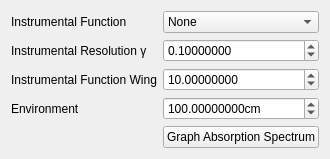
                    <widget class="QWidget" name="absorption">
                        <property name="autoFillBackground">
                            <bool>false</bool>
                        </property>
                        <attribute name="title">
                            <string>Absorption Spectrum</string>
                        </attribute>
                        <layout class="QGridLayout" name="gridLayout_13">
                            <item row="0" column="0">
                                <layout class="QGridLayout" name="gridLayout_14">
                                    <item row="0" column="0">
                                        <layout class="QFormLayout" name="formLayout_6">
                                            <property name="sizeConstraint">
                                                <enum>QLayout::SetFixedSize</enum>
                                            </property>
                                            <item row="3" column="0">
                                                <widget class="QLabel" name="label_26">
                                                    <property name="text">
                                                        <string>Environment</string>
                                                    </property>
                                                </widget>
                                            </item>
                                            <item row="3" column="1">
                                                <layout class="QHBoxLayout" name="horizontalLayout_10">
                                                    <item>
                                                        <widget class="QDoubleSpinBox" name="as_path_length">
                                                            <property name="buttonSymbols">
                                                                <enum>QAbstractSpinBox::UpDownArrows</enum>
                                                            </property>
                                                            <property name="specialValueText">
                                                                <string/>
                                                            </property>
                                                            <property name="correctionMode">
                                                                <enum>QAbstractSpinBox::CorrectToPreviousValue</enum>
                                                            </property>
                                                            <property name="prefix">
                                                                <string/>
                                                            </property>
                                                            <property name="suffix">
                                                                <string>cm</string>
                                                            </property>
                                                            <property name="decimals">
                                                                <number>8</number>
                                                            </property>
                                                            <property name="maximum">
                                                                <double>1000000000.000000000000000</double>
                                                            </property>
                                                            <property name="value">
                                                                <double>100.000000000000000</double>
                                                            </property>
                                                        </widget>
                                                    </item>
                                                </layout>
                                            </item>
                                            <item row="4" column="1">
                                                <widget class="QPushButton" name="graph_as_button">
                                                    <property name="text">
                                                        <string>Graph Absorption Spectrum</string>
                                                    </property>
                                                </widget>
                                            </item>
                                            <item row="0" column="1">
                                                <widget class="QComboBox" name="as_instrumental_fn">
                                                    <item>
                                                        <property name="text">
                                                            <string>None</string>
                                                        </property>
                                                    </item>
                                                    <item>
                                                        <property name="text">
                                                            <string>Rectangular</string>
                                                        </property>
                                                    </item>
                                                    <item>
                                                        <property name="text">
                                                            <string>Triangular</string>
                                                        </property>
                                                    </item>
                                                    <item>
                                                        <property name="text">
                                                            <string>Gaussian</string>
                                                        </property>
                                                    </item>
                                                    <item>
                                                        <property name="text">
                                                            <string>Diffraction</string>
                                                        </property>
                                                    </item>
                                                    <item>
                                                        <property name="text">
                                                            <string>Michelson</string>
                                                        </property>
                                                    </item>
                                                    <item>
                                                        <property name="text">
                                                            <string>Dispersion</string>
                                                        </property>
                                                    </item>
                                                </widget>
                                            </item>
                                            <item row="0" column="0">
                                                <widget class="QLabel" name="label_25">
                                                    <property name="text">
                                                        <string>Instrumental Function</string>
                                                    </property>
                                                </widget>
                                            </item>
                                            <item row="1" column="0">
                                                <widget class="QLabel" name="label_6">
                                                    <property name="text">
                                                        <string>Instrumental Resolution γ</string>
                                                    </property>
                                                </widget>
                                            </item>
                                            <item row="1" column="1">
                                                <widget class="QDoubleSpinBox" name="as_instrumental_resolution">
                                                    <property name="decimals">
                                                        <number>8</number>
                                                    </property>
                                                    <property name="minimum">
                                                        <double>0.000001000000000</double>
                                                    </property>
                                                    <property name="maximum">
                                                        <double>100000000000000000.000000000000000</double>
                                                    </property>
                                                    <property name="value">
                                                        <double>0.100000000000000</double>
                                                    </property>
                                                </widget>
                                            </item>
                                            <item row="2" column="0">
                                                <widget class="QLabel" name="label_5">
                                                    <property name="text">
                                                        <string>Instrumental Function Wing</string>
                                                    </property>
                                                </widget>
                                            </item>
                                            <item row="2" column="1">
                                                <widget class="QDoubleSpinBox" name="as_instrumental_fn_wing">
                                                    <property name="decimals">
                                                        <number>8</number>
                                                    </property>
                                                    <property name="minimum">
                                                        <double>0.000001000000000</double>
                                                    </property>
                                                    <property name="maximum">
                                                        <double>99999999999999991433150857216.000000000000000</double>
                                                    </property>
                                                    <property name="value">
                                                        <double>10.000000000000000</double>
                                                    </property>
                                                </widget>
                                            </item>
                                        </layout>
                                    </item>
                                </layout>
                            </item>
                        </layout>
                    </widget>
